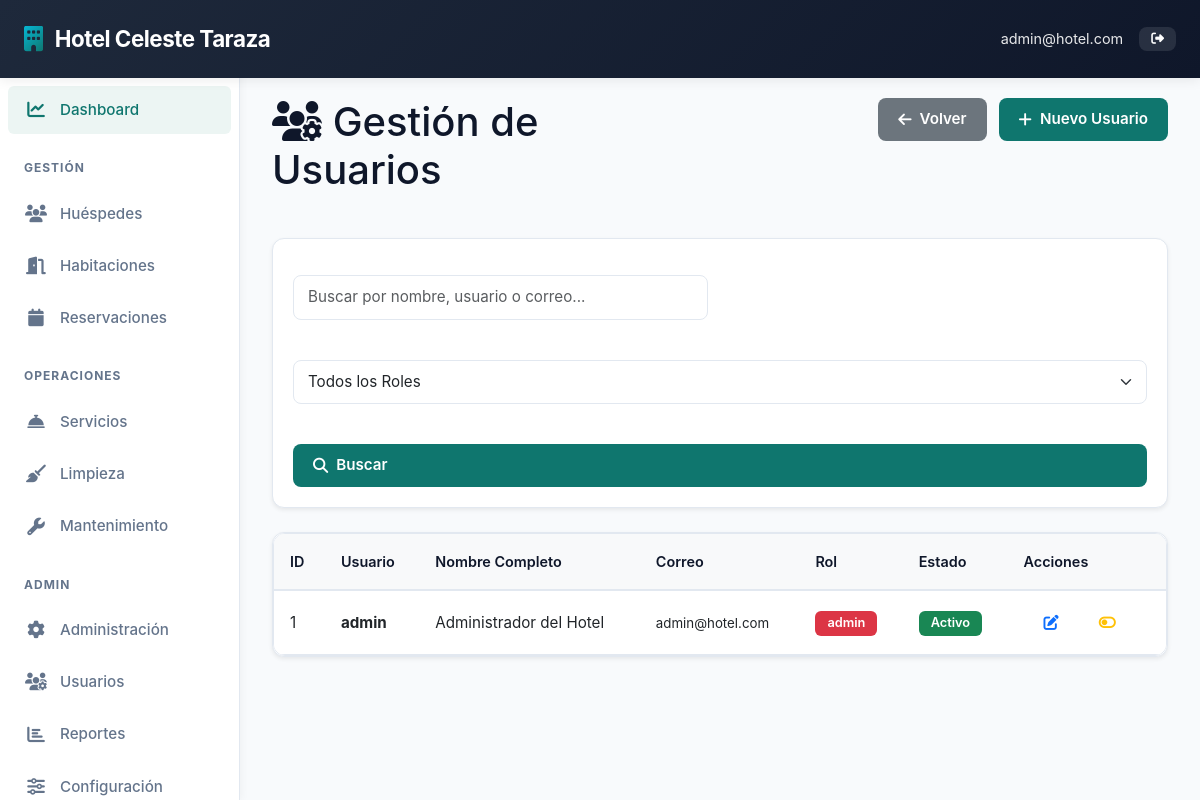
Page /admin/users (signed in) on the committed database.
### models.py (models this page shows, shortened)
class SystemSettings(db.Model):
    __tablename__ = 'system_settings'
    id = db.Column(db.Integer, primary_key=True)
    hotel_name = db.Column(db.String(120), nullable=False, default='Hotel Management System')
    hotel_address = db.Column(db.Text, nullable=False, default='Calle Principal 123, Ciudad')
    hotel_phone = db.Column(db.String(20), nullable=False, default='+1 (555) 123-4567')
    hotel_email = db.Column(db.String(120), nullable=False, default='info@hotel.com')
    check_in_time = db.Column(db.String(5), nullable=False, default='14:00')
    check_out_time = db.Column(db.String(5), nullable=False, default='11:00')
    price_per_night = db.Column(db.Float, nullable=False, default=100.0)
    updated_at = db.Column(db.DateTime, default=datetime.utcnow, onupdate=datetime.utcnow)

class User(UserMixin, db.Model):
    __tablename__ = 'users'
    id = db.Column(db.Integer, primary_key=True)
    username = db.Column(db.String(80), unique=True, nullable=False)
    email = db.Column(db.String(120), unique=True, nullable=False)
    password_hash = db.Column(db.String(200), nullable=False)
    full_name = db.Column(db.String(120), nullable=False)
    role = db.Column(db.String(20), nullable=False, default='staff')  # admin, receptionist, housekeeper, manager
    phone = db.Column(db.String(20))
    created_at = db.Column(db.DateTime, default=datetime.utcnow)
    is_active = db.Column(db.Boolean, default=True)
    reservations = db.relationship('Reservation', backref='created_by_user', lazy=True)

### admin.py (the view, shortened to what this page needs)
@admin_bp.route('/users')
@login_required
@admin_required
def users():
    page = request.args.get('page', 1, type=int)
    search = request.args.get('search', '', type=str)
    role_filter = request.args.get('role', '', type=str)
    query = User.query
    if role_filter:
        query = query.filter_by(role=role_filter)
    users_paginated = query.paginate(page=page, per_page=10)
    return render_template('admin/users.html',
                         users=users_paginated.items,
                         pages=users_paginated.pages,
                         current_page=page,
                         search=search,
                         role_filter=role_filter)

### admin.py (called while the page is built)
def admin_required(f):
    @wraps(f)
    def decorated_function(*args, **kwargs):
        if not current_user.is_authenticated or current_user.role != 'admin':
            flash('Acceso denegado. Se requieren permisos de administrador.', 'danger')
            return redirect(url_for('dashboard'))
        return f(*args, **kwargs)
    return decorated_function

### templates/admin/users.html (shortened to what this page needs)
{% extends "base.html" %}
{% block content %}
<div class="container-fluid">
    <div class="row mb-4">
        <div class="col-12 col-md-6">
            <h1><i class="fas fa-users-cog"></i> Gestión de Usuarios</h1>
        </div>
        <div class="col-12 col-md-6 text-md-end mt-2 mt-md-0">
            <a href="{{ url_for('admin.index') }}" class="btn btn-secondary me-2">
                <i class="fas fa-arrow-left"></i> Volver
            </a>
            <a href="#" class="btn btn-primary" data-bs-toggle="modal" data-bs-target="#addUserModal">
                <i class="fas fa-plus"></i> Nuevo Usuario
            </a>
        </div>
    </div>
    <div class="card shadow-sm mb-4">
        <div class="card-body">
            <form method="get" class="row g-3">
                <div class="col-12 col-md-6">
                    <input type="text" name="search" class="form-control" placeholder="Buscar por nombre, usuario o correo..." value="{{ search }}">
                </div>
                <div class="col-12 col-md-4">
                    <select name="role" class="form-select">
                        <option value="">Todos los Roles</option>
                    </select>
                </div>
                <div class="col-12 col-md-2">
                    <button type="submit" class="btn btn-primary w-100">
                        <i class="fas fa-search"></i> Buscar
                    </button>
                </div>
            </form>
        </div>
    </div>
    <div class="card shadow-sm">
        <div class="table-responsive">
            <table class="table table-hover mb-0">
                <thead class="table-light">
                    <tr>
                        <th>ID</th>
                        <th>Usuario</th>
                        <th class="d-none d-md-table-cell">Nombre Completo</th>
                        <th class="d-none d-lg-table-cell">Correo</th>
                        <th class="d-none d-md-table-cell">Rol</th>
                        <th>Estado</th>
                        <th>Acciones</th>
                    </tr>
                </thead>
                <tbody>
                    {% for user in users %}
                    <tr>
                        <td>{{ user.id }}</td>
                        <td><strong>{{ user.username }}</strong></td>
                        <td class="d-none d-md-table-cell">{{ user.full_name or 'N/A' }}</td>
                        <td class="d-none d-lg-table-cell">
                            <small>{{ user.email }}</small>
                        </td>
                        <td class="d-none d-md-table-cell">
                            <span class="badge
                                {% if user.role == 'admin' %}bg-danger
                                {% elif user.role == 'manager' %}bg-warning
                                {% elif user.role == 'receptionist' %}bg-info
                                {% elif user.role == 'housekeeper' %}bg-success
                                {% else %}bg-secondary{% endif %}">
                                {{ user.role }}
                            </span>
                        </td>
                        <td>
                            {% if user.is_active %}
                            <span class="badge bg-success">Activo</span>
                            {% else %}
                            <span class="badge bg-danger">Inactivo</span>
                            {% endif %}
                        </td>
                        <td>
                            <div class="btn-group btn-group-sm" role="group">
                                <a href="{{ url_for('admin.edit_user', user_id=user.id) }}" class="btn btn-outline-primary" title="Editar">
                                    <i class="fas fa-edit"></i>
                                </a>
                                <form method="POST" action="{{ url_for('admin.toggle_user_status', user_id=user.id) }}" style="display:inline;">
                                    <button type="submit" class="btn btn-outline-warning" title="Cambiar estado" onclick="return confirm('¿Cambiar estado del usuario?')">
                                        <i class="fas fa-toggle-{% if user.is_active %}off{% else %}on{% endif %}"></i>
                                    </button>
                                </form>
                            </div>
                        </td>
                    </tr>
                    {% endfor %}
                </tbody>
            </table>
        </div>
    </div>
</div>
{% endblock %}

### templates/base.html (shortened to what this page needs)
<!DOCTYPE html>
<html lang="es">
<head>
    <link href="https://cdn.jsdelivr.net/npm/bootstrap@5.3.0/dist/css/bootstrap.min.css" rel="stylesheet">
    <link rel="stylesheet" href="https://cdnjs.cloudflare.com/ajax/libs/font-awesome/6.4.0/css/all.min.css">
</head>
<body>
    {% if current_user.is_authenticated %}
    <nav class="navbar">
        <a class="navbar-brand" href="/"><i class="fas fa-building"></i> <span>{{ hotel_settings.hotel_name }}</span></a>
        <div class="navbar-right">
            <span class="text-white">{{ current_user.email }}</span>
            <a href="/auth/logout" class="btn btn-sm" style="background-color: rgba(255,255,255,0.1); color: white;"><i class="fas fa-sign-out-alt"></i></a>
        </div>
    </nav>
    <aside class="sidebar" id="sidebar">
        <ul class="sidebar-menu">
            <li><a href="/" data-tooltip="Dashboard"><i class="fas fa-chart-line"></i> <span class="sidebar-label">Dashboard</span></a></li>
            <li><div class="sidebar-section-title">Gestión</div></li>
            {% if modules_dict.get('Huéspedes', {}).is_enabled != False %}
            <li><a href="/guests" data-tooltip="Huéspedes"><i class="fas fa-users"></i> <span class="sidebar-label">Huéspedes</span></a></li>
            {% endif %}
            {% if modules_dict.get('Habitaciones', {}).is_enabled != False %}
            <li><a href="/rooms" data-tooltip="Habitaciones"><i class="fas fa-door-open"></i> <span class="sidebar-label">Habitaciones</span></a></li>
            {% endif %}
            {% if modules_dict.get('Reservas', {}).is_enabled != False %}
            <li><a href="/reservations" data-tooltip="Reservaciones"><i class="fas fa-calendar"></i> <span class="sidebar-label">Reservaciones</span></a></li>
            {% endif %}
            <li><div class="sidebar-section-title">Operaciones</div></li>
            {% if modules_dict.get('Servicios', {}).is_enabled != False %}
            <li><a href="/services" data-tooltip="Servicios"><i class="fas fa-concierge-bell"></i> <span class="sidebar-label">Servicios</span></a></li>
            {% endif %}
            {% if modules_dict.get('Limpieza', {}).is_enabled != False %}
            <li><a href="/housekeeping" data-tooltip="Limpieza"><i class="fas fa-broom"></i> <span class="sidebar-label">Limpieza</span></a></li>
            {% endif %}
            {% if modules_dict.get('Mantenimiento', {}).is_enabled != False %}
            <li><a href="/maintenance" data-tooltip="Mantenimiento"><i class="fas fa-wrench"></i> <span class="sidebar-label">Mantenimiento</span></a></li>
            {% endif %}
            {% if current_user.role == 'admin' %}
            <li><div class="sidebar-section-title">Admin</div></li>
            <li><a href="/admin" data-tooltip="Administración"><i class="fas fa-cog"></i> <span class="sidebar-label">Administración</span></a></li>
            <li><a href="/admin/users" data-tooltip="Usuarios"><i class="fas fa-users-cog"></i> <span class="sidebar-label">Usuarios</span></a></li>
            <li><a href="/admin/reports" data-tooltip="Reportes"><i class="fas fa-chart-bar"></i> <span class="sidebar-label">Reportes</span></a></li>
            <li><a href="/admin/settings" data-tooltip="Configuración"><i class="fas fa-sliders-h"></i> <span class="sidebar-label">Configuración</span></a></li>
            {% endif %}
        </ul>
    </aside>
    {% endif %}
    <div class="main-content">
        {% block content %}{% endblock %}
    </div>
</body>
</html>

### templates/base.html (style rules this page uses)
:root { --primary-color: #1e293b; --secondary-color: #0f766e; --accent-color: #06b6d4; --light-bg: #f8fafc; --border-color: #e2e8f0; --text-primary: #0f172a; --text-secondary: #64748b; --success: #10b981; --danger: #ef4444; --warning: #f59e0b; --info: #3b82f6; }
* { margin: 0; padding: 0; box-sizing: border-box; }
html, body { width: 100%; height: 100%; overflow-x: hidden; }
body { background-color: var(--light-bg); font-family: -apple-system, BlinkMacSystemFont, 'Segoe UI', Roboto, 'Helvetica Neue', Arial, sans-serif; font-size: 14px; color: var(--text-primary); line-height: 1.6; }
.navbar { background: linear-gradient(135deg, var(--primary-color) 0%, #0f172a 100%); padding: 1rem 1.5rem; display: flex; align-items: center; position: sticky; top: 0; z-index: 1000; width: 100%; box-shadow: 0 2px 12px rgba(0, 0, 0, 0.08); }
.navbar-brand { color: white; font-size: 1.4rem; font-weight: 700; display: flex; align-items: center; gap: 12px; text-decoration: none; white-space: nowrap; letter-spacing: -0.5px; }
.navbar-brand i { font-size: 1.6rem; background: linear-gradient(135deg, var(--accent-color), var(--secondary-color)); -webkit-background-clip: text; -webkit-text-fill-color: transparent; background-clip: text; }
.navbar-right { margin-left: auto; display: flex; align-items: center; gap: 1rem; }
.navbar-right .text-white { font-size: 0.9rem; white-space: nowrap; opacity: 0.9; }
.sidebar { position: fixed; left: 0; top: 70px; width: 260px; height: calc(100vh - 70px); background: white; overflow-y: auto; z-index: 999; border-right: 1px solid var(--border-color); box-shadow: 2px 0 8px rgba(0, 0, 0, 0.04); transition: width 0.3s ease, transform 0.3s ease; }
.sidebar-menu { list-style: none; padding: 0.75rem 0; margin: 0; }
.sidebar-menu li { margin: 0.25rem 0.5rem; }
.sidebar-menu a { display: flex; align-items: center; gap: 12px; padding: 0.75rem 1rem; color: var(--text-secondary); text-decoration: none; transition: all 0.3s ease; font-size: 0.95rem; font-weight: 500; border-radius: 6px; position: relative; }
.sidebar-menu a i { font-size: 1.1rem; width: 24px; text-align: center; transition: all 0.3s ease; }
.sidebar-menu li:first-child a, .sidebar-menu a[href="/"] { color: var(--secondary-color); background-color: #ecf5f3; }
.sidebar-label { transition: opacity 0.3s ease; }
.sidebar-section-title { color: var(--text-secondary); font-size: 0.75rem; font-weight: 700; text-transform: uppercase; letter-spacing: 1px; padding: 1rem 1rem 0.5rem; margin-top: 0.5rem; transition: opacity 0.3s ease; }
.main-content { margin-left: 260px; padding: 1.5rem; width: calc(100% - 260px); transition: all 0.3s ease; }
.card { border: 1px solid var(--border-color); border-radius: 12px; box-shadow: 0 1px 3px rgba(0, 0, 0, 0.05); margin-bottom: 1.5rem; width: 100%; background: white; transition: all 0.3s ease; }
.card-body { padding: 1.25rem; }
.btn { border-radius: 8px; padding: 0.625rem 1.25rem; transition: all 0.3s ease; font-weight: 600; display: inline-flex; align-items: center; gap: 8px; border: none; cursor: pointer; font-size: 0.95rem; }
.btn-primary { background-color: var(--secondary-color); color: white; }
.btn-sm { padding: 0.375rem 0.75rem; font-size: 0.8rem; }
.table { font-size: 0.95rem; width: 100%; border-collapse: collapse; }
.table thead { background-color: var(--light-bg); border-bottom: 2px solid var(--border-color); }
.table thead th { color: var(--text-primary); font-weight: 600; padding: 1rem; text-align: left; font-size: 0.9rem; }
.table tbody td { padding: 0.875rem 1rem; border-bottom: 1px solid var(--border-color); vertical-align: middle; }
.table tbody tr { transition: background-color 0.2s ease; }
.table-responsive { border-radius: 12px; overflow-x: auto; -webkit-overflow-scrolling: touch; border: 1px solid var(--border-color); }
.badge { padding: 0.375rem 0.75rem; border-radius: 6px; font-weight: 600; font-size: 0.8rem; }
.form-control, .form-select { border-radius: 8px; border: 1px solid var(--border-color); padding: 0.625rem 0.875rem; font-size: 0.95rem; transition: all 0.3s ease; }
.row { display: flex; flex-wrap: wrap; margin: -0.75rem; }
.col-12, .col-sm-6, .col-md-6, .col-lg-3, .col-md-8, .col-lg-4, .col-lg-6 { padding: 0.75rem; }
.col-12 { width: 100%; }
.col-md-6 { width: 50%; }
@media (max-width: 1200px) { .sidebar { width: 240px; } }
@media (max-width: 1200px) { .main-content { margin-left: 240px; width: calc(100% - 240px); padding: 1.25rem; } }

### rows in the picture
SystemSettings: hotel_name "Hotel Celeste Taraza"
User: email "admin@hotel.com", id "1", username "admin", full_name "Administrador del Hotel", role "admin", is_active "Activo"
